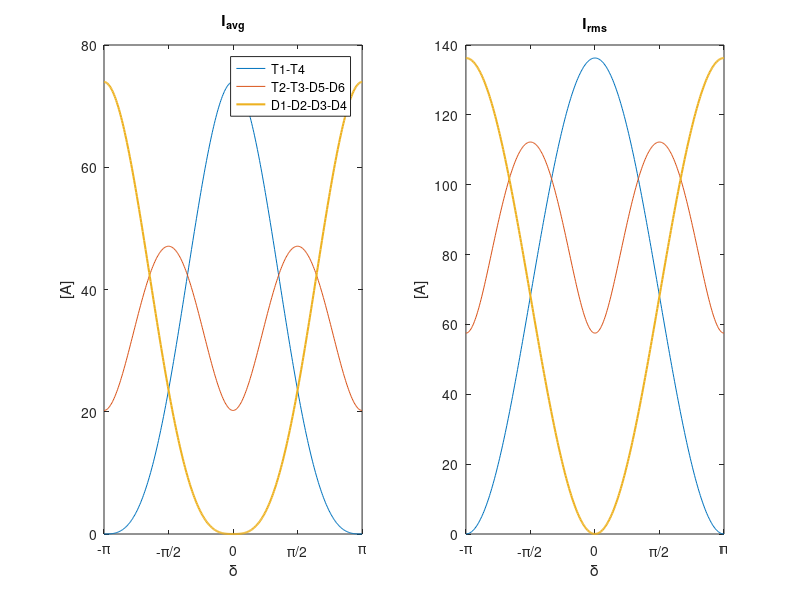

Write the MATLAB code that produced this figure. (Note: this script raises an error after producing the figure.)
% figure;
% bar(transpose([Pc_comp; Ps_comp]),'stacked')
% xticklabels({'T1','D1','T2','D2','T3','D3','T4','D4','D5','D6'})
% title('T-type1 phi=180')
clear all

%%
f__s=20000;
U__DC=1000;
Vac=690;
Pac=250000; %% 200 kW
Iac_rms=Pac/(sqrt(3)*Vac);
%%% IGBT parameters

U__Bt=600;
b__0t=0; 
b__1t=1.8738e-04 ;
b__2t=2.4378e-08; 

rt=0.0039;
Vt=0.61;

%%% Diode parameters

U__Bd=600;
b__0d=0;
b__1d=0.00011521308191658408;
b__2d=-1.1367801754859876e-7;

rd=0.0024;
Vd=0.63;

ddeg=0;
d=ddeg/180.*pi;
I__ac=sqrt(2)*Iac_rms

m=1;%0.05:0.05:0.95;

d=-pi:1/180.*pi:pi;
% i=0;
% for f__s=1000:1000:50000
% i=i+1;
%%% RMS currents

irms_t23d56=sqrt(3).*sqrt(-4.*m.*cos(d).^2+3.*pi-4.*m).*abs(I__ac)/(6.*sqrt(pi));

irms_t14=sqrt(2).*sqrt(3).*(cos(d)+1).*sqrt(m).*abs(I__ac)/(6.*sqrt(pi));

irms_d1234=-sqrt(2).*sqrt(3).*(cos(d)-1).*sqrt(m).*abs(I__ac)/(6.*sqrt(pi));

%%% AVG currents

iavg_t23d56=I__ac.*(m.*(abs(d)-(1/2).*pi).*cos(abs(d))-sin(abs(d)).*m+2)/(2.*pi);

iavg_t14=-((-pi+abs(d)).*cos(abs(d))-sin(abs(d))).*m.*I__ac/(4.*pi);

iavg_d1234=I__ac.*m.*(-cos(abs(d)).*abs(d)+sin(abs(d)))/(4.*pi);


%%% Conduction losses

Pc_t1=irms_t14.^2*rt+iavg_t14*Vt;

Pc_t2=irms_t23d56.^2*rt+iavg_t23d56*Vt;

Pc_t3=Pc_t2;

Pc_t4=Pc_t1;

Pc_d1=irms_d1234.^2*rd+iavg_d1234*Vd;

Pc_d2=irms_d1234.^2*rd+iavg_d1234*Vd;

Pc_d3=Pc_d2;

Pc_d4=Pc_d1;

Pc_d5=irms_t23d56.^2*rd+iavg_t23d56*Vd;

Pc_d6=Pc_d5;

Pc_comp=[Pc_t1 Pc_d1 Pc_t2 Pc_d2 Pc_t3 Pc_d3  Pc_t4 Pc_d4 Pc_d5  Pc_d6];

Pc_tot=sum(Pc_comp);

%%% Switching losses

Ps_t14=-(-(1/2).*I__ac.*(b__2t.*I__ac.*sin(abs(d))+2.*b__1t).*cos(abs(d))+...
    (1/2).*b__2t.*(-pi+abs(d)).*I__ac^2-b__1t.*I__ac+b__0t.*(-pi+abs(d))).*U__DC.*f__s/(4.*pi.*U__Bt);

Ps_d56=-(-(1/2).*I__ac.*(b__2d.*I__ac.*sin(abs(d))+2.*b__1d).*cos(abs(d))+...
    (1/2).*b__2d.*(-pi+abs(d)).*I__ac^2-b__1d.*I__ac+b__0d.*(-pi+abs(d))).*U__DC.*f__s/(4.*pi.*U__Bd);

Ps_t23=-f__s.*U__DC.*(b__2t.*I__ac^2.*cos(abs(d)).*sin(abs(d))-b__2t.*I__ac^2.*abs(d)+...
    2.*b__1t.*I__ac.*cos(abs(d))-2.*b__1t.*I__ac-2.*b__0t.*abs(d))/(8.*pi.*U__Bt);

Ps_d14=-f__s.*U__DC.*(b__2d.*I__ac^2.*cos(abs(d)).*sin(abs(d))-b__2d.*I__ac^2.*abs(d)+...
    2.*b__1d.*I__ac.*cos(abs(d))-2.*b__1d.*I__ac-2.*b__0d.*abs(d))/(8.*pi.*U__Bd);

Ps_t1=Ps_t14;

Ps_t2=Ps_t23;

Ps_t3=Ps_t2;

Ps_t4=Ps_t1;

Ps_d1=Ps_d14;

Ps_d2=0;

Ps_d3=0;

Ps_d4=Ps_d1;

Ps_d5=Ps_d56;

Ps_d6=Ps_d5;

Ps_comp=[Ps_t1 Ps_d1 Ps_t2 Ps_d2 Ps_t3 Ps_d3  Ps_t4 Ps_d4 Ps_d5  Ps_d6];

Ps_tot=sum(Ps_comp);

%%% total losses per component

Pt1=Pc_t1+Ps_t1;

Pt2=Pc_t2+Ps_t2;

Pt3=Pc_t3+Ps_t3;

Pt4=Pc_t4+Ps_t4;

Pd1=Pc_d1+Ps_d1;

Pd2=Pc_d2+Ps_d2;

Pd3=Pc_d3+Ps_d3;

Pd4=Pc_d4+Ps_d4;

Pd5=Pc_d5+Ps_d5;

Pd6=Pc_d6+Ps_d6;

Ptot_comp=[Pt1 Pd1 Pt2 Pd2 Pt3 Pd3  Pt4 Pd4 Pd5  Pd6];

% Ptot(i)=(Pc_tot+Ps_tot)*3;
% % eff1=(Pac-Ptot)/Pac*100
% eff(i)=(Pac-Ptot(i))/Pac*100;
% 
% eff_cond(i)=(Pac-Pc_tot)/Pac*100;
% eff_sw(i)=(Pac-Ps_tot)/Pac*100;
% end
% 
% figure(98)
% hold on
% plot(eff_cond)
% 
% figure(99)
% hold on
% plot(eff_sw,'ob')
% 
% figure(100)
% hold on
% plot(eff)
%% Sweeping delta
% close all
% figure;
% plot(d,irms_t23d56,d,irms_t14,d,irms_d1234)
% title('I_{rms}')
% 
% figure;
% plot(d,iavg_t23d56,d,iavg_t14,d,iavg_d1234)
% title('I_{avg}')
% 
% figure;
% plot(d,Pc_t1,d,Pc_t2,d,Pc_d1,d,Pc_d2,d,Pc_d5)
% title('Conduction losses')
% 
% figure;
% plot(d,Ps_t14,d,Ps_t23,d,Ps_d14,d,Ps_d56)
% title('Switching losses')
% 
% figure;
% plot(d,Pc_tot,d,Ps_tot,d,Ptot)
% title('Cond and sw losses')

figure;

subplot(1,2,2)
plot(d,irms_t14,d,irms_t23d56,d,irms_d1234,'Linewidth',1.5)
title('I_{rms}')
xlim([-pi pi])
xticks([-pi -pi/2 0 pi/2 pi ])
xticklabels({'-\pi','-\pi/2','0','\pi/2','\pi'})
xlabel('\delta')
ylabel('[A]')

subplot(1,2,1)
plot(d,iavg_t14,d,iavg_t23d56,d,iavg_d1234,'Linewidth',1.5)
title('I_{avg}')
xlim([-pi pi])
xticks([-pi -pi/2 0 pi/2 pi ])
xticklabels({'-\pi','-\pi/2','0','\pi/2','\pi'})
legend('T1-T4','T2-T3-D5-D6','D1-D2-D3-D4')
ylabel('[A]')
xlabel('\delta')
suptitle('T-type 1 currents')

%% Sweeping m
% close all
% figure;
% plot(m,irms_t23d56,m,irms_t14,m,irms_d1234)
% title('I_{rms}')
% 
% figure;
% plot(m,iavg_t23d56,m,iavg_t14,m,iavg_d1234)
% title('I_{avg}')
% 
% figure;
% hold on% figure;
% subplot(1,4,1)
% bar(transpose([Pc_comp; Ps_comp]),'stacked')
% xticklabels({'T1','D1','T2','D2','T3','D3','T4','D4','D5','D6'})
% 
% subplot(1,4,2)
% bar(transpose([Pc_comp; Ps_comp]),'stacked')
% xticklabels({'T1','D1','T2','D2','T3','D3','T4','D4','D5','D6'})
% 
% subplot(1,4,3)
% bar(transpose([Pc_comp; Ps_comp]),'stacked')
% xticklabels({'T1','D1','T2','D2','T3','D3','T4','D4','D5','D6'})
% 
% subplot(1,4,4)
% bar(transpose([Pc_comp; Ps_comp]),'stacked')
% xticklabels({'T1','D1','T2','D2','T3','D3','T4','D4','D5','D6'})

% plot(m,Pc_tot,m,Ps_tot,m,Ptot)
% scatter(m,Ptot)
% title('Cond and sw losses')

